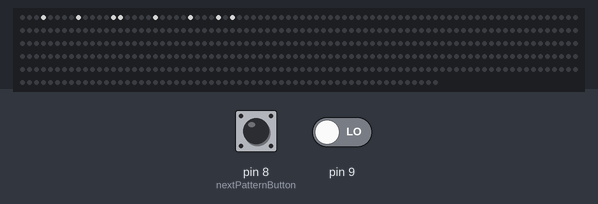
Bench run of a sketch on a simulated Arduino Uno, built with avr-gcc and run on an emulated ATmega328P. Shown: 460 RGB LEDs in strip order, left to right, continuing on the next row. The test bench sets the inputs (shaded band); at power-on: pin 9 LOW, pin 8 (nextPatternButton) HIGH. Dim RGB values are drawn brighter than linear; random numbers use the default seed unless the sketch sets one.

Above: at 1.4 s.
1.5 s: pin 9 driven HIGH
At 3.01 s:
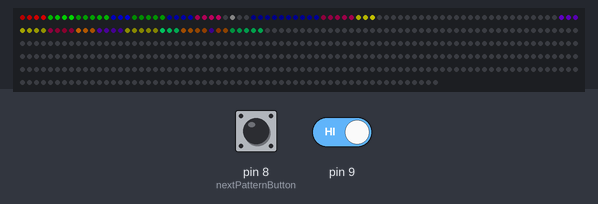
4.0 s: pin 8 (nextPatternButton) pulled LOW for 0.15 s
At 4.19 s:
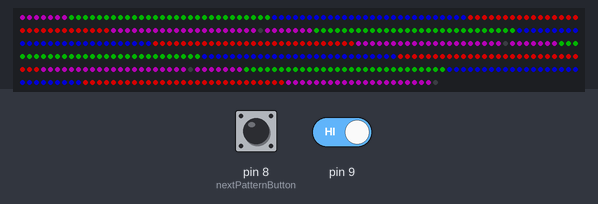
4.7 s: pin 8 (nextPatternButton) pulled LOW for 1 s
At 5.97 s:
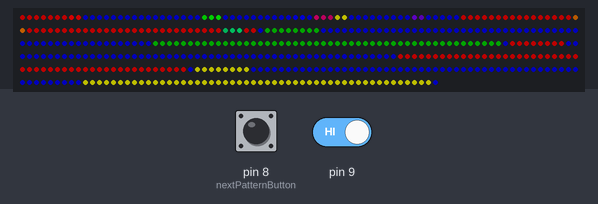
6.3 s: pin 8 (nextPatternButton) pulled LOW for 3.2 s
At 6.46 s:
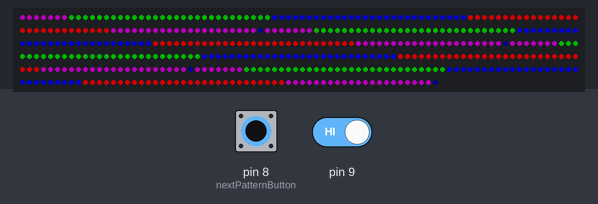
10.1 s: pin 8 (nextPatternButton) pulled LOW for 3.2 s
At 13.54 s:
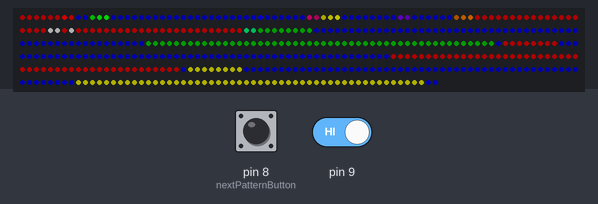
13.9 s: pin 8 (nextPatternButton) pulled LOW for 0.15 s
At 14.46 s:
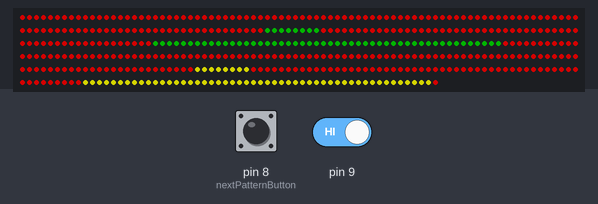
Timing chart, 0 to 15.6 s (numbered marks = the images above; inputs shaded):
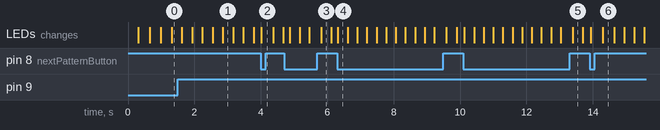

The sketch:

LightHoops.ino
```cpp
#include "FastLED.h"
FASTLED_USING_NAMESPACE

// Constants

#define DATA_PIN      3
#define NUM_HOOPS     4
#define LEDS_PER_HOOP 115
#define NUM_LEDS      (NUM_HOOPS * LEDS_PER_HOOP)
#define BRIGHTNESS          128 //48  //96

// Globals

// Elastic physics
long gOffset[NUM_HOOPS];
long gVel[NUM_HOOPS];
long gAcc[NUM_HOOPS];

// LEDs that all patterns write to
CRGB leds[NUM_LEDS];

uint8_t gCurrentPatternNumber = 0; // Index number of which pattern is current
uint8_t gNumPatterns = 1; // Total number of patterns in current set
uint8_t gHue = 0; // rotating "base color" used by many of the patterns

// Delay between frames in ms
int gFrameDelay = 10;

#define ARRAY_SIZE(A) (sizeof(A) / sizeof((A)[0]))

// Libraries
#include "Button.h"
#include "PIRSensor.h"
#include "ParticleSystem.h"
#include "GfxLib.h"
#include "Elastic.h"

//Patterns
#include "BondDots.h"
#include "ColourFields.h"
#include "RapidCycle.h"
#include "Spinner.h"

void nextPattern();
void activePatterns();
void inactivePatterns();

Button nextPatternButton(8, &nextPattern);

PIRSensor activator(9, 30, &activePatterns, &inactivePatterns);

// List of patterns to cycle through.  Each is defined as a separate function below.
typedef void (*SimplePatternList[])();
typedef void (**SimplePatternListRef)();

SimplePatternListRef gPatterns;
SimplePatternListRef gPatternSetups;

SimplePatternList gActivePatterns = { colourFields, spinner, rapidCycle, bondDots };
SimplePatternList gActivePatternSetups = { colourFieldsSetup, spinnerSetup, rapidCycleSetup, bondDotsSetup };

SimplePatternList gInactivePatterns = { bondDots };
SimplePatternList gInactivePatternSetups = { bondDotsSetup };

void setup() {
  //Serial.begin(9600);
  //Serial.print("Running LightHoops.ino, compiled ");
  //Serial.println(__DATE__);

  delay(200);

  // tell FastLED about the LED strip configuration
  FastLED.addLeds<NEOPIXEL,DATA_PIN>(leds, NUM_LEDS);

  // set master brightness control
  FastLED.setBrightness(BRIGHTNESS);

  nextPatternButton.setup();
  activator.setup();

  gPatterns = gInactivePatterns;
  gPatternSetups = gInactivePatternSetups;
  gNumPatterns = ARRAY_SIZE(gInactivePatterns);
  gCurrentPatternNumber = 0;

  gPatternSetups[gCurrentPatternNumber]();
}

void loop()
{
  // Call the current pattern function once, updating the 'leds' array
  gPatterns[gCurrentPatternNumber]();

  // send the 'leds' array out to the actual LED strip
  FastLED.show();
  // insert a delay to keep the framerate modest
  if(gFrameDelay) {
    FastLED.delay(gFrameDelay );
  }

  nextPatternButton.loop();
  activator.loop();

  // do some periodic updates
  EVERY_N_MILLISECONDS( 20 ) { gHue++; } // slowly cycle the "base color" through the rainbow
  EVERY_N_SECONDS( 200 ) { nextPattern(); } // change patterns periodically
}

void nextPattern()
{
  // add one to the current pattern number, and wrap around at the end
  gCurrentPatternNumber = (gCurrentPatternNumber + 1) % gNumPatterns;
  gPatternSetups[gCurrentPatternNumber]();
}

void activePatterns()
{
  //Serial.println("Movement detected - activating");
  gPatterns = gActivePatterns;
  gPatternSetups = gActivePatternSetups;
  gNumPatterns = ARRAY_SIZE(gActivePatterns);
  gCurrentPatternNumber = 0;

  gPatternSetups[gCurrentPatternNumber]();
}

void inactivePatterns()
{
  //Serial.println("No movement - deactivating");
  gPatterns = gInactivePatterns;
  gPatternSetups = gInactivePatternSetups;
  gNumPatterns = ARRAY_SIZE(gInactivePatterns);
  gCurrentPatternNumber = 0;

  gPatternSetups[gCurrentPatternNumber]();
}
```

BondDots.h
```cpp
/**
 * Animated dos vaguely reminiscent of the 007 title sequence
 */
unsigned int gDotPos = 0;
CRGB coveredDot = CRGB::Black;

void bondDotsSetup() {
   gFrameDelay = 10;
}

void bondDots() {
  // Persistent items fade, every 4th tick
  if(gDotPos % 2 == 0) {
    fadeToBlackBy( leds, NUM_LEDS, 1);
  }

  // Preseve the value of the covered dot
  leds[gDotPos] = coveredDot;
  gDotPos = (gDotPos+1) % NUM_LEDS;
  coveredDot = leds[gDotPos];

  leds[gDotPos] = CRGB::White;

  // Persist every 5th
  if(gDotPos % 5 == 0) {
    coveredDot = CRGB::White;
  }

  EVERY_N_MILLISECONDS( 500 ) {
    memmove( leds, leds+1, (NUM_LEDS-1) * sizeof( CRGB) );
  }
}
```

Button.h
```cpp
/**
 * Have a button that triggers a callback when pressed
 */
class Button {
private:
 long _lastClicked;
 byte _pin;
 void (*_callback)();

public:
 Button(byte pin, void (*callback)());
 void setup();
 void loop();
};

Button::Button(byte pin, void (*callback)()) : _lastClicked(0), _pin(pin), _callback(callback)
{
}

void Button::setup() {
   pinMode(_pin, INPUT_PULLUP);
}

void Button::loop() {
  long now;

  if(digitalRead(_pin) == LOW) {
    now = millis();
    if(!_lastClicked || _lastClicked < now-50) {
      _lastClicked = now;
      _callback();
    }
  }
}
```

ColourFields.h
```cpp
/**
 * Fields of colour that blend to white
 */

// Number of points in the particle system

void colourFieldsSetup() {
  byte i;

  gFrameDelay = 10;
  gNumParticles = 8;

  byte hues[8] = {0, 96, 160, 224, 64, 192, 32, 128 };

  for(i=0; i<gNumParticles; i++) {
    // Position and colour randomly
    initParticle(i, random16(LEDS_PER_HOOP * 16), CHSV(hues[i], 255, 255));

    // Set some initial movement/force
    //setParticleMovement(i, (random8()-127)*4, (random8()-127)*16);
    setParticleMovement(i, (512*random8(2)-255)*8, 0);

    // Constrain each particle to live within the first hoop
    setParticleConstraints(i, 0, LEDS_PER_HOOP-1);
  }
}

int gFTB = 0;
int gDeltaFTB = 1;

void colourFields() {
  moveParticles();

  gFTB += gDeltaFTB;
  if(gFTB > 50) gDeltaFTB = -1;
  else if(gFTB < 1) gDeltaFTB = 1;

  fadeToBlackBy(leds, NUM_LEDS, gFTB );
  sortParticles();
  drawParticles();

  //blendBetweenParticles();
}
```

Elastic.h
```cpp
/**
 * Simple elastic physics loop used as the base of other patterns
 */

void elasticSetup() {
  unsigned int i;

  for(i=0; i<NUM_HOOPS; i++) {
    // Initial potential energy in the system
    gOffset[i] = 64*16;

    gAcc[i] = 0;
    gVel[i] = 0;
  }
}

void elastic() {
  unsigned int i;

  // vel & pos updates aren't configurable
  for(i=0; i<NUM_HOOPS; i++) {
    gOffset[i] += gVel[i]/256;
    gVel[i] += gAcc[i]/256;
  }

  // acc updates relate to the elastic connections that we have configured
  // The first hoop is elasticly bound to its own origin point, like a pull-back car
  gAcc[0] = -gOffset[0] * 64;

  // All other hoops are bound to the previous hoop in the sequence
  for(i=1; i<NUM_HOOPS; i++) {
    gAcc[i] = (gOffset[i-1] - gOffset[i]) * 16;
  }
}
```

GfxLib.h
```cpp
/**
 * More drawing tools for FastLED.
 */

/**
 * Fill a region from start-length with colour, but wrap the fill within wrapSize
 * Calls 2 fill commands when needed by the underlying code.
 *
 * Breaks if length > wrapSize; don't do that.
 */
void wrappedFill(CRGB *leds, int start, int length, CRGB color, int wrapSize) {
  int segmentStart, segmentLength;
  segmentStart = start % wrapSize;
  if(segmentStart < 0) segmentStart += wrapSize;

  // 1 segment
  if(segmentStart + length < wrapSize) {
    fill_solid(leds+segmentStart, length, color);

  // 2 segments
  } else {
    segmentLength = wrapSize - segmentStart - 1;
    fill_solid(leds + segmentStart, segmentLength, color);
    fill_solid(leds, length - segmentLength, color);
  }
}

/**
 * Fill a region from start-length with colour, but wrap the fill within wrapSize
 * Calls 2 fill commands when needed by the underlying code.
 *
 * Breaks if length > wrapSize; don't do that.
 */
void wrappedGradient(CRGB *leds, int start, int length, CRGB color1, CRGB color2, int wrapSize) {
  int segmentStart, segmentLength;
  CRGB midColor1, midColor2;

  segmentStart = start % wrapSize;
  if(segmentStart < 0) segmentStart += wrapSize;

  // 1 segment
  if(segmentStart + length < wrapSize) {
    fill_gradient_RGB(leds, segmentStart, color1, segmentStart+length, color2);

  // 2 segments
  } else {
    segmentLength = wrapSize - segmentStart - 1;

    midColor1 = blend( color1, color2, segmentLength * 256 / length);
    midColor2 = blend( color1, color2, (segmentLength+1) * 256 / length);

    // To do: find mid-point colour
    fill_gradient_RGB(leds, segmentStart, color1, wrapSize-1, midColor1);
    fill_gradient_RGB(leds, 0, midColor2, length - segmentLength, color2);
  }
}
```

PIRSensor.h
```cpp
/**
 * PIR sensor handler that triggers on-movement and off-movement
 */
class PIRSensor {
private:
 long _lastHigh;
 unsigned int _timeout;
 byte _pin;
 bool _status;
 void (*_onCallback)();
 void (*_offCallback)();

public:
 PIRSensor(byte pin, unsigned int timeout, void (*onCallback)(), void (*offCallback)());
 void setup();
 void loop();
};

PIRSensor::PIRSensor(byte pin, unsigned int timeout, void (*onCallback)(), void (*offCallback)()) :
  _lastHigh(0),
  _status(false),
  _pin(pin),
  _timeout(timeout),
  _onCallback(onCallback),
  _offCallback(offCallback)
{
}

void PIRSensor::setup()
{
   pinMode(_pin, INPUT);
}

void PIRSensor::loop()
{
  long now;
  now = millis();

  // On, just keep track of how recently the signal has been on
  if(digitalRead(_pin) == HIGH) {
    _lastHigh = now;

    // On the for the first time, then trigger the on callback
    if(!_status) {
      _status = true;
      _onCallback();
    }


  // Off for the timeout period, trigger the off callback
  } else if((now - _lastHigh > _timeout*1000) && _status) {
    _status = false;
    _offCallback();
  }
}
```

ParticleSystem.h
```cpp
/**
 * Simple particle system to support other patterns
 */

#define MAX_PARTICLES   (8)

int gNumParticles = 0;

/**
 * A particles a physically aware coloured point
 */
struct Particle {
  CHSV colour;

  int offset; // Position, in 16ths of an LED
  int vel; // Velocity, in 256ths of an offset unit per tick
  int acc; // Velocity, in 256ths of a velocity unit per tick

  int min; // offset constraints
  int max;
};

Particle particles[MAX_PARTICLES];

/**
 * Initialise a stationary particle
 */
void initParticle(int i, long offset, CHSV colour) {
  particles[i] = {colour, offset, 0, 0, 0, NUM_LEDS * 16 };
}

/**
 * Set the velocity & acceleration of a particle
 */
void setParticleMovement(int i, long vel, long acc) {
  particles[i].vel = vel;
  particles[i].acc = acc;
}

/**
 * Constrain a particle to loop within the given min/max LED indexes
 */
void setParticleConstraints(int i, long min, long max) {
  particles[i].min = min * 16;
  particles[i].max = max * 16;
}

void moveParticle(Particle *p) {
    p->offset += p->vel/256;
    p->vel += p->acc/256;

    // Constrain
    while(p->offset < p->min) {
      p->offset += (p->max - p->min);
    }
    while(p->offset > p->max) {
      p->offset -= (p->max - p->min);
    }
}

void moveParticles() {
  unsigned int i;

  // vel & pos updates aren't configurable
  for(i=0; i<gNumParticles; i++) {
    moveParticle(&(particles[i]));
  }
}

void swapParticles(int a, int b);

/**
 * Sort particles by offset
 * Bubble sort is tolerable, given the array is only a few elements
 */
void sortParticles() {
  int i;
  bool iterateAgain = true;

  while(iterateAgain) {
    iterateAgain = false;
    for(i=0; i<gNumParticles-1; i++) {
      if(particles[i].offset > particles[i+1].offset) {
        swapParticles(i, i+1);
        iterateAgain = true;
      }
    }
  }
}

/**
 * Swap 2 particles in the global array, without swapping the colour
 */
void swapParticles(int a, int b) {
  Particle tmp;
  tmp = particles[a];
  particles[a] = particles[b];

  particles[a].colour = tmp.colour;
  tmp.colour = particles[b].colour;

  particles[b] = tmp;
}

/**
 * Particle GFX lib
 */

//void wrappedGradient(CRGB *, int, int, CHSV, CHSV, int);
void wrappedGradient(CRGB *, int, int, CRGB, CRGB, int);

/**
 * Draw blended gradients between each particle
 */
void blendBetweenParticles() {
  int i, nextI, length;
  for(i=0; i<gNumParticles; i++) {
    nextI = (i+1) % gNumParticles;

    length = (particles[nextI].offset - particles[i].offset)/16;
    if(length < 0) length += LEDS_PER_HOOP;
    wrappedGradient(leds, particles[i].offset/16, length, particles[i].colour, particles[nextI].colour, LEDS_PER_HOOP);
  }
}

/**
 * Draw each particle
 */
void drawParticles() {
  int i;

  for(i=0; i<gNumParticles; i++) {
    leds[particles[i].offset / 16] = particles[i].colour;
  }
}
```

RapidCycle.h
```cpp
/**
 * Rapid cycling persistence of vision trick
 */

CRGB gCycleColours[] = {/* CRGB::White,*/ CRGB::Red, CRGB::Blue, CRGB::Green };
int gCurrentColour = 0;
int gWhitePortion = 0;

void rapidCycleSetup() {
  elasticSetup();

  gFrameDelay = 0;
}
void rapidCycle() {
  EVERY_N_MILLISECONDS(8) {
    elastic();
  }

  gCurrentColour = (gCurrentColour+1) % ARRAY_SIZE(gCycleColours);
  fill_solid(leds, NUM_LEDS, gCycleColours[gCurrentColour]);

  wrappedFill(leds, gOffset[0] / 16, 58, CRGB::Red, LEDS_PER_HOOP);
  wrappedFill(leds + LEDS_PER_HOOP, gOffset[1] / 16, 58, CRGB::Green, LEDS_PER_HOOP);
  wrappedFill(leds + LEDS_PER_HOOP*2, gOffset[2] / 16, 58, CRGB::Red, LEDS_PER_HOOP);
  wrappedFill(leds + LEDS_PER_HOOP*3, gOffset[3] / 16, 58, CRGB::Yellow, LEDS_PER_HOOP);

  //CRGB(100,90,120)
}
```

Spinner.h
```cpp
void fourColourWheel(CRGB *leds, int offset);

/**
 * 4 colour spinner
 */
void spinnerSetup() {
  gFrameDelay = 8;
  elasticSetup();
}

void spinner() {
  elastic();

  // 4 colour spinner
  fourColourWheel(leds, gOffset[0] / 16);
  fourColourWheel(leds + LEDS_PER_HOOP, gOffset[1] / 16);
  fourColourWheel(leds + LEDS_PER_HOOP*2, gOffset[2] / 16);
  fourColourWheel(leds + LEDS_PER_HOOP*3, gOffset[3] / 16);
}


/*
 * Draw a 4 colour wheel of 115 LEDs with the given rotational offet
 */
void fourColourWheel(CRGB *leds, int offset) {
  wrappedFill(leds, offset, 29, CRGB::Red, LEDS_PER_HOOP);
  wrappedFill(leds, offset+29, 29, CRGB::Purple, LEDS_PER_HOOP);
  wrappedFill(leds, offset+58, 29, CRGB::Green, LEDS_PER_HOOP);
  wrappedFill(leds, offset+87, 28, CRGB::Blue, LEDS_PER_HOOP);
}
```
